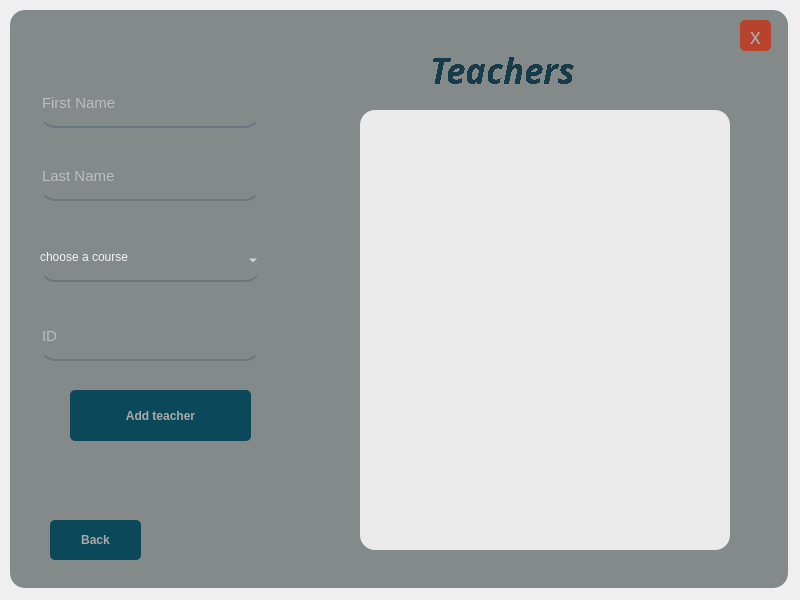
<?xml version="1.0" encoding="UTF-8"?>
<ui version="4.0">
 <class>MainWindow</class>
 <widget class="QMainWindow" name="MainWindow">
  <property name="geometry">
   <rect>
    <x>0</x>
    <y>0</y>
    <width>800</width>
    <height>600</height>
   </rect>
  </property>
  <property name="windowTitle">
   <string>MainWindow</string>
  </property>
  <widget class="QWidget" name="centralwidget">
   <widget class="QFrame" name="frame">
    <property name="geometry">
     <rect>
      <x>10</x>
      <y>10</y>
      <width>778</width>
      <height>578</height>
     </rect>
    </property>
    <property name="styleSheet">
     <string notr="true">background-color: rgb(164, 171, 172);
border-radius:15px;</string>
    </property>
    <property name="frameShape">
     <enum>QFrame::StyledPanel</enum>
    </property>
    <property name="frameShadow">
     <enum>QFrame::Raised</enum>
    </property>
    <widget class="QLabel" name="DarkShade">
     <property name="enabled">
      <bool>true</bool>
     </property>
     <property name="geometry">
      <rect>
       <x>0</x>
       <y>0</y>
       <width>778</width>
       <height>578</height>
      </rect>
     </property>
     <property name="styleSheet">
      <string notr="true">background-color:rgba(0,0,0,50);
border-radius:15px;
</string>
     </property>
     <property name="text">
      <string/>
     </property>
    </widget>
    <widget class="QPushButton" name="exit_button">
     <property name="geometry">
      <rect>
       <x>730</x>
       <y>10</y>
       <width>31</width>
       <height>31</height>
      </rect>
     </property>
     <property name="font">
      <font>
       <family>Stencil</family>
       <pointsize>16</pointsize>
      </font>
     </property>
     <property name="styleSheet">
      <string notr="true">QPushButton#exit_button{
	background-color:rgb(184, 67, 44);
	border-radius:5px;
color:rgb(170, 170, 170);
}
QPushButton#exit_button:hover{	
	background-color: qlineargradient(spread:pad, x1:0.99, y1:1, x2:0, y2:0, stop:0.119403 rgba(136, 48, 33, 255), stop:0.791045 rgba(37, 44, 38, 255));
	border-radius:5px;
color:rgb(170, 170, 170);
}
QPushButton#exit_button:pressed{
	padding-left:5px;
padding-top:5px;
	background-color: qlineargradient(spread:pad, x1:0.99, y1:1, x2:0, y2:0, stop:0.119403 rgba(4, 29, 36, 255), stop:0.791045 rgba(37, 44, 38, 255));
	border-radius:5px;
color:rgb(170, 170, 170);
}


</string>
     </property>
     <property name="text">
      <string>x</string>
     </property>
    </widget>
    <widget class="QPushButton" name="BackButton">
     <property name="geometry">
      <rect>
       <x>40</x>
       <y>510</y>
       <width>91</width>
       <height>40</height>
      </rect>
     </property>
     <property name="maximumSize">
      <size>
       <width>100</width>
       <height>40</height>
      </size>
     </property>
     <property name="font">
      <font>
       <pointsize>9</pointsize>
       <weight>75</weight>
       <bold>true</bold>
      </font>
     </property>
     <property name="styleSheet">
      <string notr="true">QPushButton#BackButton{
	
	
	background-color: rgb(11, 72, 89);
	border-radius:5px;
color:rgb(170, 170, 170);
}
QPushButton#BackButton:hover{	
	background-color: qlineargradient(spread:pad, x1:0.99, y1:1, x2:0, y2:0, stop:0.119403 rgba(19, 122, 150, 255), stop:0.791045 rgba(37, 44, 38, 255));
	border-radius:5px;
color:rgb(170, 170, 170);
}
QPushButton#BackButton:pressed{
	padding-left:5px;
padding-top:5px;
	background-color: qlineargradient(spread:pad, x1:0.99, y1:1, x2:0, y2:0, stop:0.119403 rgba(4, 29, 36, 255), stop:0.791045 rgba(37, 44, 38, 255));
	border-radius:5px;
color:rgb(170, 170, 170);
}

</string>
     </property>
     <property name="text">
      <string>Back</string>
     </property>
    </widget>
    <widget class="QLineEdit" name="first_Name">
     <property name="geometry">
      <rect>
       <x>30</x>
       <y>77</y>
       <width>220</width>
       <height>41</height>
      </rect>
     </property>
     <property name="font">
      <font>
       <pointsize>11</pointsize>
      </font>
     </property>
     <property name="styleSheet">
      <string notr="true">background-color: rgba(0, 0, 0,0);
border:none;
border-bottom:2px solid rgba(105,118,132,255);
color:rgba(255, 255, 255,230);
padding-bottom:7px;</string>
     </property>
     <property name="placeholderText">
      <string>First Name</string>
     </property>
    </widget>
    <widget class="QLineEdit" name="last_Name">
     <property name="geometry">
      <rect>
       <x>30</x>
       <y>150</y>
       <width>220</width>
       <height>41</height>
      </rect>
     </property>
     <property name="font">
      <font>
       <pointsize>11</pointsize>
      </font>
     </property>
     <property name="styleSheet">
      <string notr="true">background-color: rgba(0, 0, 0,0);
border:none;
border-bottom:2px solid rgba(105,118,132,255);
color:rgba(255, 255, 255,230);
padding-bottom:7px;</string>
     </property>
     <property name="placeholderText">
      <string>Last Name</string>
     </property>
    </widget>
    <widget class="QLineEdit" name="id">
     <property name="geometry">
      <rect>
       <x>30</x>
       <y>310</y>
       <width>220</width>
       <height>41</height>
      </rect>
     </property>
     <property name="font">
      <font>
       <pointsize>11</pointsize>
      </font>
     </property>
     <property name="styleSheet">
      <string notr="true">background-color: rgba(0, 0, 0,0);
border:none;
border-bottom:2px solid rgba(105,118,132,255);
color:rgba(255, 255, 255,230);
padding-bottom:7px;</string>
     </property>
     <property name="placeholderText">
      <string>ID</string>
     </property>
    </widget>
    <widget class="QPushButton" name="add_Button">
     <property name="geometry">
      <rect>
       <x>60</x>
       <y>380</y>
       <width>181</width>
       <height>51</height>
      </rect>
     </property>
     <property name="font">
      <font>
       <pointsize>9</pointsize>
       <weight>75</weight>
       <bold>true</bold>
      </font>
     </property>
     <property name="styleSheet">
      <string notr="true">QPushButton#add_Button{
	
	
	background-color: rgb(11, 72, 89);
	border-radius:5px;
color:rgb(170, 170, 170);
}
QPushButton#add_Button:hover{	
	background-color: qlineargradient(spread:pad, x1:0.99, y1:1, x2:0, y2:0, stop:0.119403 rgba(19, 122, 150, 255), stop:0.791045 rgba(37, 44, 38, 255));
	border-radius:5px;
color:rgb(170, 170, 170);
}
QPushButton#add_Button:pressed{
	padding-left:5px;
padding-top:5px;
	background-color: qlineargradient(spread:pad, x1:0.99, y1:1, x2:0, y2:0, stop:0.119403 rgba(4, 29, 36, 255), stop:0.791045 rgba(37, 44, 38, 255));
	border-radius:5px;
color:rgb(170, 170, 170);
}

</string>
     </property>
     <property name="text">
      <string>Add teacher</string>
     </property>
    </widget>
    <widget class="QListWidget" name="teachers_List">
     <property name="geometry">
      <rect>
       <x>350</x>
       <y>100</y>
       <width>370</width>
       <height>440</height>
      </rect>
     </property>
     <property name="styleSheet">
      <string notr="true">background-color: rgb(255, 255, 255);</string>
     </property>
    </widget>
    <widget class="QLabel" name="list_Name">
     <property name="geometry">
      <rect>
       <x>420</x>
       <y>0</y>
       <width>221</width>
       <height>121</height>
      </rect>
     </property>
     <property name="font">
      <font>
       <family>Cascadia Code ExtraLight</family>
       <pointsize>26</pointsize>
       <weight>75</weight>
       <italic>true</italic>
       <bold>true</bold>
       <underline>false</underline>
       <strikeout>false</strikeout>
       <stylestrategy>NoAntialias</stylestrategy>
       <kerning>true</kerning>
      </font>
     </property>
     <property name="styleSheet">
      <string notr="true">color:rgb(22, 60, 73);
background:none;</string>
     </property>
     <property name="text">
      <string>Teachers</string>
     </property>
    </widget>
    <widget class="QComboBox" name="course_Id">
     <property name="geometry">
      <rect>
       <x>30</x>
       <y>231</y>
       <width>221</width>
       <height>41</height>
      </rect>
     </property>
     <property name="styleSheet">
      <string notr="true">background-color: rgba(0, 0, 0,0);
border:none;
border-bottom:2px solid rgba(105,118,132,255);
color:rgba(255, 255, 255,230);
padding-bottom:7px;</string>
     </property>
     <property name="placeholderText">
      <string/>
     </property>
     <item>
      <property name="text">
       <string>choose a course</string>
      </property>
     </item>
    </widget>
    <widget class="QLabel" name="DarkShade_2">
     <property name="enabled">
      <bool>true</bool>
     </property>
     <property name="geometry">
      <rect>
       <x>350</x>
       <y>100</y>
       <width>370</width>
       <height>440</height>
      </rect>
     </property>
     <property name="styleSheet">
      <string notr="true">background-color:rgba(0,0,0,20);
border-radius:15px;
</string>
     </property>
     <property name="text">
      <string/>
     </property>
    </widget>
   </widget>
  </widget>
 </widget>
 <resources/>
 <connections/>
</ui>
